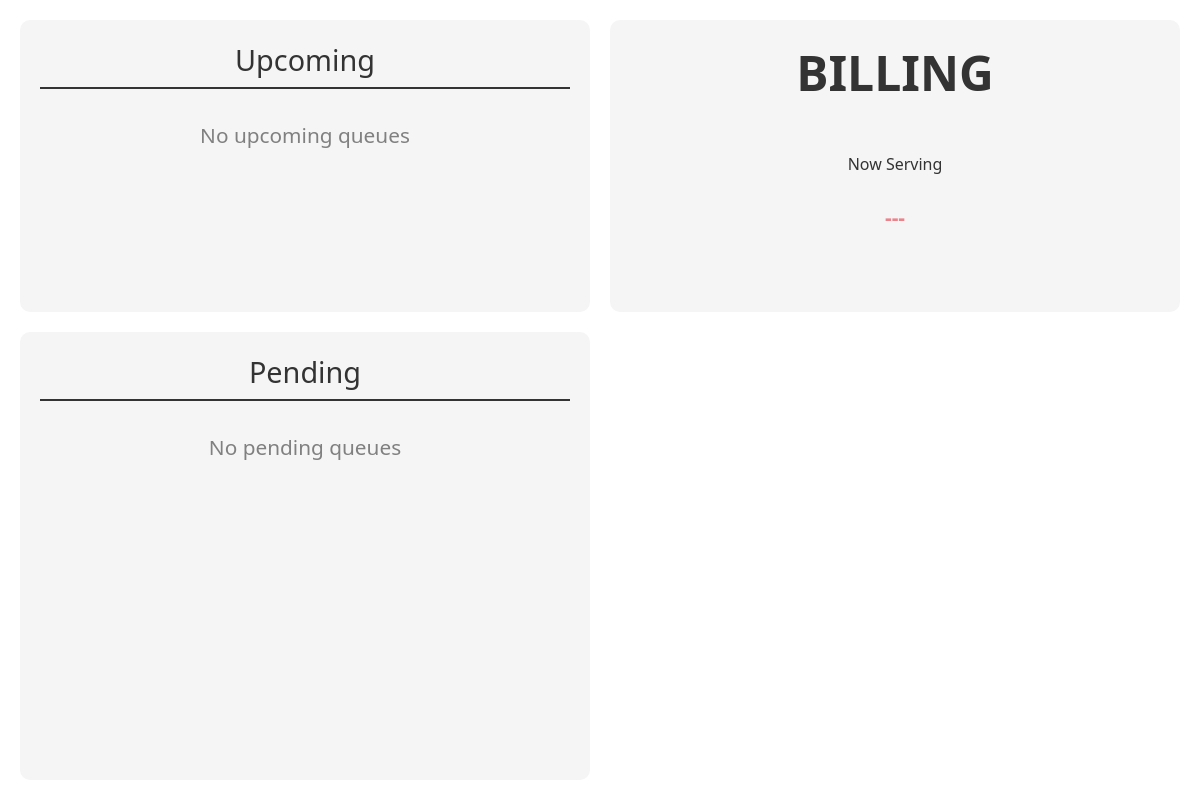
The app's page /lab_display.php?department_id=1, older data.
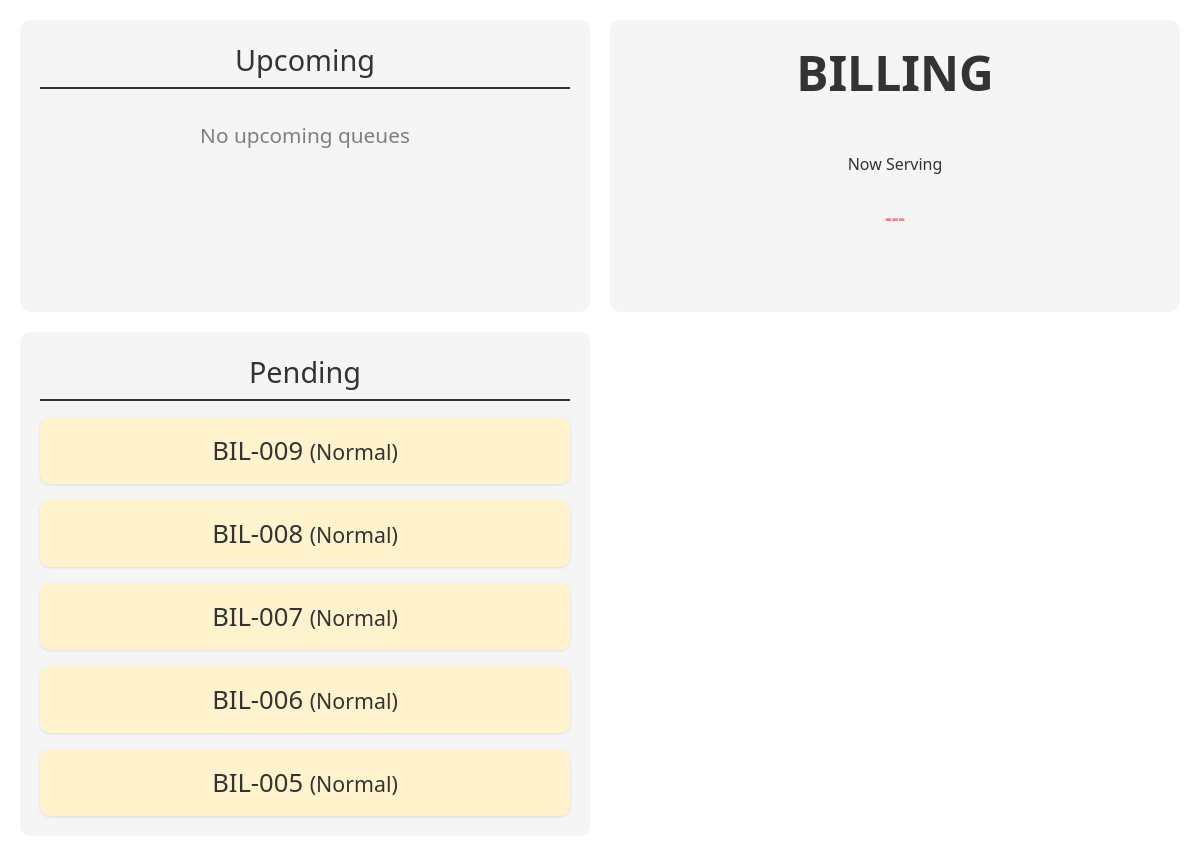
The same page, newer data.
### tables this page shows
CREATE TABLE `queues` (
  `qid` int(11) NOT NULL,
  `queue_num` varchar(20) NOT NULL,
  `status` enum('waiting','in-progress','completed','postponed','pending') DEFAULT 'waiting',
  `service_name` varchar(100) NOT NULL,
  `priority` enum('Normal','Emergency','PWD','Senior Citizen','Pregnant','Red Flag') DEFAULT 'Normal',
  `department_id` int(11) NOT NULL,
  `announcement_count` int(11) NOT NULL,
  `was_postponed` tinyint(4) NOT NULL DEFAULT 0,
  `created_at` datetime DEFAULT current_timestamp(),
  `updated_at` datetime DEFAULT current_timestamp() ON UPDATE current_timestamp(),
  `created_by` int(11) NOT NULL
);

### lab_display.php (the view, shortened to what this page needs)
<?php
require('lib/conn.php');
$departmentId = isset($_GET['department_id']) ? intval($_GET['department_id']) : 8;
$deptName = "Unknown Department";
$deptStmt = $conn->prepare("SELECT name FROM departments WHERE dept_id = :dept_id");
$deptStmt->execute(['dept_id' => $departmentId]);
if ($row = $deptStmt->fetch()) {
    $deptName = $row['name'];
}
$currentStmt = $conn->prepare("
    SELECT * FROM queues
    WHERE status = 'in-progress' AND department_id = :dept_id
    ORDER BY
        CASE
            WHEN priority = 'Red Flag' THEN 0
            WHEN priority = 'Emergency' THEN 1
            WHEN priority IN ('PWD', 'Senior Citizen', 'Pregnant') THEN 2
            ELSE 3
        END,
        CAST(SUBSTRING(queue_num, 3) AS UNSIGNED) ASC
    LIMIT 1
");
$currentStmt->execute(['dept_id' => $departmentId]);
$currentQueue = $currentStmt->fetch();
$upcomingStmt = $conn->prepare("
    SELECT * FROM queues
    WHERE status = 'waiting' AND department_id = :dept_id
    ORDER BY
        CASE
            WHEN priority = 'Red Flag' THEN 0
            WHEN priority = 'Emergency' THEN 1
            WHEN priority IN ('PWD', 'Senior Citizen', 'Pregnant') THEN 2
            ELSE 3
        END,
        CAST(SUBSTRING(queue_num, 3) AS UNSIGNED) ASC
    LIMIT 10
");
$upcomingStmt->execute(['dept_id' => $departmentId]);
$upcomingQueues = $upcomingStmt->fetchAll();
$pendingStmt = $conn->prepare("
    SELECT * FROM queues
    WHERE status = 'pending' AND department_id = :dept_id
    ORDER BY updated_at DESC
    LIMIT 5
");
$pendingStmt->execute(['dept_id' => $departmentId]);
$pendingQueues = $pendingStmt->fetchAll();
?>
<!DOCTYPE html>
<html lang="en">
<head>
</head>
<body>
<div class="panel">
  <div class="section-title">Upcoming</div>
  <div class="queue-list">
    <?php if (count($upcomingQueues) > 0): ?>
      <?php foreach ($upcomingQueues as $q): ?>
        <div class="queue-item">
          <?= htmlspecialchars($q['queue_num']) ?>
          <?php if ($q['priority']): ?>
            <small>(<?= htmlspecialchars($q['priority']) ?>)</small>
          <?php endif; ?>
        </div>
      <?php endforeach; ?>
    <?php else: ?>
      <div class="empty-state">No upcoming queues</div>
    <?php endif; ?>
  </div>
</div>
<div class="panel">
  <div class="department-name"><?= htmlspecialchars($deptName) ?></div>
  <div class="current-queue">
    <div class="current-label">Now Serving</div>
    <?php if ($currentQueue): ?>
      <div class="current-number"><?= htmlspecialchars($currentQueue['queue_num']) ?></div>
      <?php if ($currentQueue['priority']): ?>
        <div class="priority-badge priority-<?= strtolower(str_replace(' ', '-', $currentQueue['priority'])) ?>">
          <?= htmlspecialchars($currentQueue['priority']) ?>
        </div>
      <?php endif; ?>
    <?php else: ?>
      <div class="current-number empty-state">---</div>
    <?php endif; ?>
  </div>
</div>
<div class="panel">
  <div class="section-title">Pending</div>
  <div class="queue-list">
    <?php if (count($pendingQueues) > 0): ?>
      <?php foreach ($pendingQueues as $q): ?>
        <div class="queue-item pending">
          <?= htmlspecialchars($q['queue_num']) ?>
          <?php if ($q['priority']): ?>
            <small>(<?= htmlspecialchars($q['priority']) ?>)</small>
          <?php endif; ?>
        </div>
      <?php endforeach; ?>
    <?php else: ?>
      <div class="empty-state">No pending queues</div>
    <?php endif; ?>
  </div>
</div>
</body>
</html>

Row changes from the older to the newer data that the page shows:
added queues: queue_num "BIL-009", priority "Normal"
added queues: queue_num "BIL-008", priority "Normal"
added queues: queue_num "BIL-007", priority "Normal"
added queues: queue_num "BIL-006", priority "Normal"
added queues: queue_num "BIL-005", priority "Normal"
Text that changed along with them:
text no longer shown: "No pending queues"
